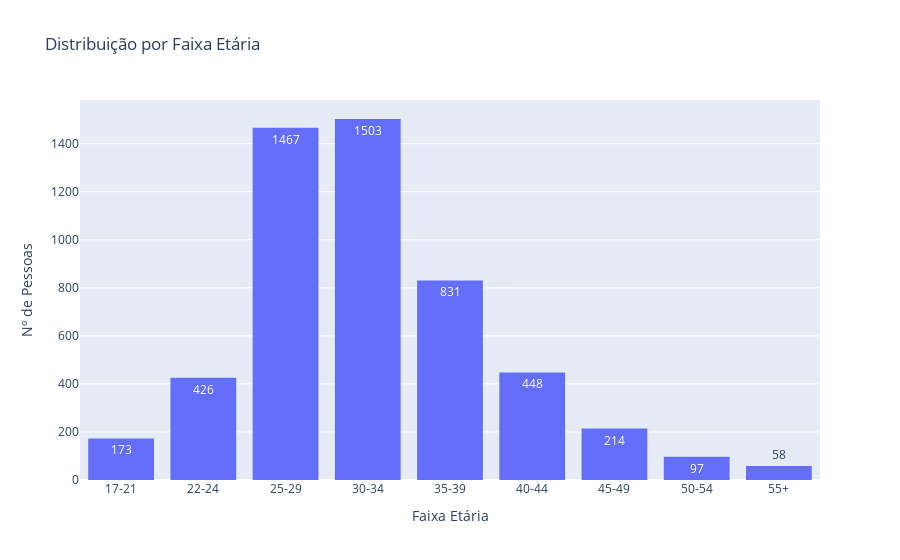

The notebook cell this image was saved under:
### Markdown cell above
#### 5. Gráficos Exploratórios Iniciais

### Code cell
# Distribuição da Faixa Etária
g1 = px.histogram(
    df,
    x="1.a.1_faixa_idade",
    title="Distribuição por Faixa Etária",
    text_auto=True,
)
g1.update_layout(xaxis_title="Faixa Etária", yaxis_title="Nº de Pessoas")
g1.show()

### Figure 1 — Plotly figure (JSON) as saved in the notebook; plotly's stock layout.template omitted (floating-point values rounded to 4 significant figures; data arrays with more than 128 entries replaced by an {"elided": "..."} marker saying what was removed)
{"data": [{"bingroup": "x", "hovertemplate": "1.a.1_faixa_idade=%{x}<br>count=%{y}<extra></extra>", "legendgroup": "", "marker": {"color": "#636efa", "pattern": {"shape": ""}}, "name": "", "orientation": "v", "showlegend": false, "texttemplate": "%{value}", "type": "histogram", "x": {"elided": "5217 str values"}, "xaxis": "x", "yaxis": "y"}], "layout": {"barmode": "relative", "legend": {"tracegroupgap": 0}, "title": {"text": "Distribuição por Faixa Etária"}, "xaxis": {"anchor": "y", "domain": [0, 1], "title": {"text": "Faixa Etária"}}, "yaxis": {"anchor": "x", "domain": [0, 1], "title": {"text": "Nº de Pessoas"}}}}
